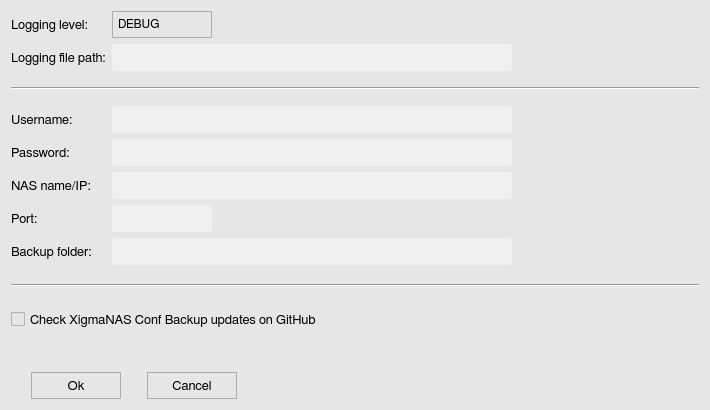
<?xml version="1.0" encoding="UTF-8"?>
<ui version="4.0">
 <class>optionWindow</class>
 <widget class="QWidget" name="optionWindow">
  <property name="geometry">
   <rect>
    <x>0</x>
    <y>0</y>
    <width>710</width>
    <height>410</height>
   </rect>
  </property>
  <property name="minimumSize">
   <size>
    <width>710</width>
    <height>400</height>
   </size>
  </property>
  <property name="maximumSize">
   <size>
    <width>710</width>
    <height>450</height>
   </size>
  </property>
  <property name="font">
   <font>
    <family>FreeSans</family>
    <pointsize>10</pointsize>
    <weight>50</weight>
    <bold>false</bold>
    <stylestrategy>PreferAntialias</stylestrategy>
    <kerning>true</kerning>
   </font>
  </property>
  <property name="windowTitle">
   <string>Options</string>
  </property>
  <property name="windowIcon">
   <iconset>
    <normaloff>icons/option_icon.svg</normaloff>icons/option_icon.svg</iconset>
  </property>
  <property name="styleSheet">
   <string notr="true">QWidget {
	background-color: rgb(230,230,230);
}</string>
  </property>
  <layout class="QGridLayout" name="gridLayout_2">
   <item row="0" column="0">
    <layout class="QVBoxLayout" name="verticalLayout_2">
     <item>
      <layout class="QGridLayout" name="gridLayout">
       <item row="6" column="0">
        <widget class="QLabel" name="label_6">
         <property name="minimumSize">
          <size>
           <width>0</width>
           <height>27</height>
          </size>
         </property>
         <property name="maximumSize">
          <size>
           <width>16777215</width>
           <height>27</height>
          </size>
         </property>
         <property name="font">
          <font>
           <family>FreeSans</family>
           <pointsize>10</pointsize>
           <stylestrategy>PreferAntialias</stylestrategy>
           <kerning>true</kerning>
          </font>
         </property>
         <property name="text">
          <string>Port:</string>
         </property>
        </widget>
       </item>
       <item row="6" column="1">
        <layout class="QHBoxLayout" name="horizontalLayout_11">
         <item>
          <widget class="QLineEdit" name="line_6">
           <property name="minimumSize">
            <size>
             <width>100</width>
             <height>27</height>
            </size>
           </property>
           <property name="maximumSize">
            <size>
             <width>100</width>
             <height>27</height>
            </size>
           </property>
           <property name="font">
            <font>
             <family>FreeSans</family>
             <pointsize>9</pointsize>
             <stylestrategy>PreferAntialias</stylestrategy>
             <kerning>true</kerning>
            </font>
           </property>
           <property name="styleSheet">
            <string notr="true">QLineEdit {
	border-radius: 3px;
    padding: 1px 4px 1px 4px;
	background-color:  rgb(240, 240, 240);
}</string>
           </property>
          </widget>
         </item>
         <item>
          <spacer name="horizontalSpacer_23">
           <property name="orientation">
            <enum>Qt::Horizontal</enum>
           </property>
           <property name="sizeHint" stdset="0">
            <size>
             <width>13</width>
             <height>24</height>
            </size>
           </property>
          </spacer>
         </item>
        </layout>
       </item>
       <item row="4" column="0">
        <widget class="QLabel" name="label_4">
         <property name="minimumSize">
          <size>
           <width>0</width>
           <height>27</height>
          </size>
         </property>
         <property name="maximumSize">
          <size>
           <width>16777215</width>
           <height>27</height>
          </size>
         </property>
         <property name="font">
          <font>
           <family>FreeSans</family>
           <pointsize>10</pointsize>
           <stylestrategy>PreferAntialias</stylestrategy>
           <kerning>true</kerning>
          </font>
         </property>
         <property name="text">
          <string>Password:</string>
         </property>
        </widget>
       </item>
       <item row="5" column="0">
        <widget class="QLabel" name="label_5">
         <property name="minimumSize">
          <size>
           <width>0</width>
           <height>27</height>
          </size>
         </property>
         <property name="maximumSize">
          <size>
           <width>16777215</width>
           <height>27</height>
          </size>
         </property>
         <property name="font">
          <font>
           <family>FreeSans</family>
           <pointsize>10</pointsize>
           <stylestrategy>PreferAntialias</stylestrategy>
           <kerning>true</kerning>
          </font>
         </property>
         <property name="text">
          <string>NAS name/IP:</string>
         </property>
        </widget>
       </item>
       <item row="3" column="1">
        <layout class="QHBoxLayout" name="horizontalLayout_4">
         <item>
          <widget class="QLineEdit" name="line_2">
           <property name="minimumSize">
            <size>
             <width>400</width>
             <height>27</height>
            </size>
           </property>
           <property name="maximumSize">
            <size>
             <width>400</width>
             <height>27</height>
            </size>
           </property>
           <property name="font">
            <font>
             <family>FreeSans</family>
             <pointsize>9</pointsize>
             <stylestrategy>PreferAntialias</stylestrategy>
             <kerning>true</kerning>
            </font>
           </property>
           <property name="styleSheet">
            <string notr="true">QLineEdit {
	border-radius: 3px;
    padding: 1px 4px 1px 4px;
	background-color:  rgb(240, 240, 240);
}</string>
           </property>
          </widget>
         </item>
         <item>
          <spacer name="horizontalSpacer_8">
           <property name="orientation">
            <enum>Qt::Horizontal</enum>
           </property>
           <property name="sizeHint" stdset="0">
            <size>
             <width>40</width>
             <height>20</height>
            </size>
           </property>
          </spacer>
         </item>
        </layout>
       </item>
       <item row="3" column="0">
        <widget class="QLabel" name="label_3">
         <property name="minimumSize">
          <size>
           <width>0</width>
           <height>27</height>
          </size>
         </property>
         <property name="maximumSize">
          <size>
           <width>16777215</width>
           <height>27</height>
          </size>
         </property>
         <property name="font">
          <font>
           <family>FreeSans</family>
           <pointsize>10</pointsize>
           <stylestrategy>PreferAntialias</stylestrategy>
           <kerning>true</kerning>
          </font>
         </property>
         <property name="text">
          <string>Username:</string>
         </property>
        </widget>
       </item>
       <item row="2" column="0" colspan="2">
        <layout class="QVBoxLayout" name="verticalLayout">
         <item>
          <spacer name="verticalSpacer_6">
           <property name="orientation">
            <enum>Qt::Vertical</enum>
           </property>
           <property name="sizeType">
            <enum>QSizePolicy::Fixed</enum>
           </property>
           <property name="sizeHint" stdset="0">
            <size>
             <width>14</width>
             <height>10</height>
            </size>
           </property>
          </spacer>
         </item>
         <item>
          <widget class="Line" name="line_3">
           <property name="orientation">
            <enum>Qt::Horizontal</enum>
           </property>
          </widget>
         </item>
         <item>
          <spacer name="verticalSpacer_7">
           <property name="orientation">
            <enum>Qt::Vertical</enum>
           </property>
           <property name="sizeType">
            <enum>QSizePolicy::Fixed</enum>
           </property>
           <property name="sizeHint" stdset="0">
            <size>
             <width>14</width>
             <height>10</height>
            </size>
           </property>
          </spacer>
         </item>
        </layout>
       </item>
       <item row="0" column="1">
        <layout class="QHBoxLayout" name="horizontalLayout_7">
         <item>
          <widget class="QComboBox" name="ow_comboBox_1">
           <property name="minimumSize">
            <size>
             <width>100</width>
             <height>27</height>
            </size>
           </property>
           <property name="maximumSize">
            <size>
             <width>100</width>
             <height>27</height>
            </size>
           </property>
           <property name="font">
            <font>
             <family>FreeSans</family>
             <pointsize>9</pointsize>
             <weight>50</weight>
             <bold>false</bold>
             <stylestrategy>PreferAntialias</stylestrategy>
             <kerning>true</kerning>
            </font>
           </property>
           <property name="styleSheet">
            <string notr="true">QComboBox {
	border: 1px solid #acacac;
    border-radius: 1px;
	padding-left: 5px;
    background-color: qlineargradient(x1: 0, y1: 0, x2: 0, y2: 1, 
								stop: 0 #f0f0f0, stop: 1 #e5e5e5);
}

QComboBox:disabled {
	background-color:  rgb(200,200,200);
}

QComboBox:hover {
	border: 1px solid #7eb4ea;
    border-radius: 1px;
	background-color: qlineargradient(x1: 0, y1: 0, x2: 0, y2: 1, 
								stop: 0 #ecf4fc, stop: 1 #dcecfc);
}

QComboBox::drop-down {
	subcontrol-origin: padding;
	subcontrol-position: top right;
	width: 27px;
	border-top-right-radius: 3px;
	border-bottom-right-radius: 3px;
}

QComboBox::drop-down:hover {
	subcontrol-origin: padding;
	subcontrol-position: top right;
	width: 27px;
	border-left-width: 1px;
	border-left-color: darkgray;
	border-left-style: solid;
	border-top-right-radius: 3px;
	border-bottom-right-radius: 3px;
}

QComboBox::down-arrow {
	image: url(icons/down_arrow_icon.svg); 
	width: 16px;
	height: 16px
}

QComboBox::down-arrow:on {
	top: 1px; 
	left: 1px;
}

QComboBox QAbstractItemView {
	selection-background-color: rgb(200,200,200);
	selection-color: black;
	background: #f0f0f0;
	border: 0px solid #f0f0f0;
}

QComboBox QAbstractItemView::item {
	margin: 5px 5px 5px 5px;
}</string>
           </property>
           <item>
            <property name="text">
             <string>DEBUG</string>
            </property>
           </item>
           <item>
            <property name="text">
             <string>INFO</string>
            </property>
           </item>
           <item>
            <property name="text">
             <string>WARNING</string>
            </property>
           </item>
           <item>
            <property name="text">
             <string>CRITICAL</string>
            </property>
           </item>
           <item>
            <property name="text">
             <string>ERROR</string>
            </property>
           </item>
          </widget>
         </item>
         <item>
          <spacer name="horizontalSpacer_14">
           <property name="orientation">
            <enum>Qt::Horizontal</enum>
           </property>
           <property name="sizeHint" stdset="0">
            <size>
             <width>40</width>
             <height>20</height>
            </size>
           </property>
          </spacer>
         </item>
        </layout>
       </item>
       <item row="1" column="1">
        <layout class="QHBoxLayout" name="horizontalLayout">
         <item>
          <widget class="QLineEdit" name="line_1">
           <property name="minimumSize">
            <size>
             <width>400</width>
             <height>27</height>
            </size>
           </property>
           <property name="maximumSize">
            <size>
             <width>400</width>
             <height>27</height>
            </size>
           </property>
           <property name="font">
            <font>
             <family>FreeSans</family>
             <pointsize>9</pointsize>
             <stylestrategy>PreferAntialias</stylestrategy>
             <kerning>true</kerning>
            </font>
           </property>
           <property name="styleSheet">
            <string notr="true">QLineEdit {
	border-radius: 3px;
    padding: 1px 4px 1px 4px;
	background-color:  rgb(240, 240, 240);
}</string>
           </property>
          </widget>
         </item>
         <item>
          <widget class="QToolButton" name="open_button_1">
           <property name="maximumSize">
            <size>
             <width>27</width>
             <height>27</height>
            </size>
           </property>
           <property name="styleSheet">
            <string notr="true">QToolButton {
	border: 1px solid transparent;
	background-color: transparent;
	width: 27px;
	height: 27px;
}

QToolButton:flat {
	border: none;
}</string>
           </property>
           <property name="text">
            <string/>
           </property>
           <property name="icon">
            <iconset>
             <normaloff>icons/open_popup_icon.svg</normaloff>icons/open_popup_icon.svg</iconset>
           </property>
           <property name="iconSize">
            <size>
             <width>23</width>
             <height>23</height>
            </size>
           </property>
           <property name="autoRaise">
            <bool>false</bool>
           </property>
          </widget>
         </item>
         <item>
          <spacer name="horizontalSpacer_2">
           <property name="orientation">
            <enum>Qt::Horizontal</enum>
           </property>
           <property name="sizeHint" stdset="0">
            <size>
             <width>13</width>
             <height>24</height>
            </size>
           </property>
          </spacer>
         </item>
        </layout>
       </item>
       <item row="5" column="1">
        <layout class="QHBoxLayout" name="horizontalLayout_9">
         <item>
          <widget class="QLineEdit" name="line_5">
           <property name="minimumSize">
            <size>
             <width>400</width>
             <height>27</height>
            </size>
           </property>
           <property name="maximumSize">
            <size>
             <width>400</width>
             <height>27</height>
            </size>
           </property>
           <property name="font">
            <font>
             <family>FreeSans</family>
             <pointsize>9</pointsize>
             <stylestrategy>PreferAntialias</stylestrategy>
             <kerning>true</kerning>
            </font>
           </property>
           <property name="styleSheet">
            <string notr="true">QLineEdit {
	border-radius: 3px;
    padding: 1px 4px 1px 4px;
	background-color:  rgb(240, 240, 240);
}</string>
           </property>
          </widget>
         </item>
         <item>
          <spacer name="horizontalSpacer_19">
           <property name="orientation">
            <enum>Qt::Horizontal</enum>
           </property>
           <property name="sizeHint" stdset="0">
            <size>
             <width>13</width>
             <height>24</height>
            </size>
           </property>
          </spacer>
         </item>
        </layout>
       </item>
       <item row="4" column="1">
        <layout class="QHBoxLayout" name="horizontalLayout_5">
         <item>
          <widget class="QLineEdit" name="line_4">
           <property name="minimumSize">
            <size>
             <width>400</width>
             <height>27</height>
            </size>
           </property>
           <property name="maximumSize">
            <size>
             <width>400</width>
             <height>27</height>
            </size>
           </property>
           <property name="font">
            <font>
             <family>FreeSans</family>
             <pointsize>9</pointsize>
             <stylestrategy>PreferAntialias</stylestrategy>
             <kerning>true</kerning>
            </font>
           </property>
           <property name="styleSheet">
            <string notr="true">QLineEdit {
	border-radius: 3px;
    padding: 1px 4px 1px 4px;
	background-color:  rgb(240, 240, 240);
}</string>
           </property>
          </widget>
         </item>
         <item>
          <spacer name="horizontalSpacer_17">
           <property name="orientation">
            <enum>Qt::Horizontal</enum>
           </property>
           <property name="sizeHint" stdset="0">
            <size>
             <width>40</width>
             <height>20</height>
            </size>
           </property>
          </spacer>
         </item>
        </layout>
       </item>
       <item row="1" column="0">
        <widget class="QLabel" name="label_2">
         <property name="minimumSize">
          <size>
           <width>0</width>
           <height>27</height>
          </size>
         </property>
         <property name="maximumSize">
          <size>
           <width>16777215</width>
           <height>27</height>
          </size>
         </property>
         <property name="font">
          <font>
           <family>FreeSans</family>
           <pointsize>10</pointsize>
           <stylestrategy>PreferAntialias</stylestrategy>
           <kerning>true</kerning>
          </font>
         </property>
         <property name="text">
          <string>Logging file path:</string>
         </property>
        </widget>
       </item>
       <item row="0" column="0">
        <widget class="QLabel" name="label_1">
         <property name="minimumSize">
          <size>
           <width>0</width>
           <height>27</height>
          </size>
         </property>
         <property name="maximumSize">
          <size>
           <width>16777215</width>
           <height>27</height>
          </size>
         </property>
         <property name="font">
          <font>
           <family>FreeSans</family>
           <pointsize>10</pointsize>
           <stylestrategy>PreferAntialias</stylestrategy>
           <kerning>true</kerning>
          </font>
         </property>
         <property name="text">
          <string>Logging level:</string>
         </property>
        </widget>
       </item>
       <item row="7" column="0">
        <widget class="QLabel" name="label_7">
         <property name="minimumSize">
          <size>
           <width>0</width>
           <height>27</height>
          </size>
         </property>
         <property name="maximumSize">
          <size>
           <width>16777215</width>
           <height>27</height>
          </size>
         </property>
         <property name="font">
          <font>
           <family>FreeSans</family>
           <pointsize>10</pointsize>
           <stylestrategy>PreferAntialias</stylestrategy>
           <kerning>true</kerning>
          </font>
         </property>
         <property name="text">
          <string>Backup folder:</string>
         </property>
        </widget>
       </item>
       <item row="7" column="1">
        <layout class="QHBoxLayout" name="horizontalLayout_10">
         <item>
          <widget class="QLineEdit" name="line_7">
           <property name="minimumSize">
            <size>
             <width>400</width>
             <height>27</height>
            </size>
           </property>
           <property name="maximumSize">
            <size>
             <width>400</width>
             <height>27</height>
            </size>
           </property>
           <property name="font">
            <font>
             <family>FreeSans</family>
             <pointsize>9</pointsize>
             <stylestrategy>PreferAntialias</stylestrategy>
             <kerning>true</kerning>
            </font>
           </property>
           <property name="styleSheet">
            <string notr="true">QLineEdit {
	border-radius: 3px;
    padding: 1px 4px 1px 4px;
	background-color:  rgb(240, 240, 240);
}</string>
           </property>
          </widget>
         </item>
         <item>
          <widget class="QToolButton" name="open_button_2">
           <property name="maximumSize">
            <size>
             <width>27</width>
             <height>27</height>
            </size>
           </property>
           <property name="styleSheet">
            <string notr="true">QToolButton {
	border: 1px solid transparent;
	background-color: transparent;
	width: 27px;
	height: 27px;
}

QToolButton:flat {
	border: none;
}</string>
           </property>
           <property name="text">
            <string/>
           </property>
           <property name="icon">
            <iconset>
             <normaloff>icons/open_popup_icon.svg</normaloff>icons/open_popup_icon.svg</iconset>
           </property>
           <property name="iconSize">
            <size>
             <width>23</width>
             <height>23</height>
            </size>
           </property>
           <property name="autoRaise">
            <bool>false</bool>
           </property>
          </widget>
         </item>
         <item>
          <spacer name="horizontalSpacer_21">
           <property name="orientation">
            <enum>Qt::Horizontal</enum>
           </property>
           <property name="sizeHint" stdset="0">
            <size>
             <width>13</width>
             <height>24</height>
            </size>
           </property>
          </spacer>
         </item>
        </layout>
       </item>
      </layout>
     </item>
     <item>
      <spacer name="verticalSpacer_2">
       <property name="orientation">
        <enum>Qt::Vertical</enum>
       </property>
       <property name="sizeType">
        <enum>QSizePolicy::Fixed</enum>
       </property>
       <property name="sizeHint" stdset="0">
        <size>
         <width>13</width>
         <height>13</height>
        </size>
       </property>
      </spacer>
     </item>
     <item>
      <widget class="Line" name="line">
       <property name="orientation">
        <enum>Qt::Horizontal</enum>
       </property>
      </widget>
     </item>
     <item>
      <spacer name="verticalSpacer">
       <property name="orientation">
        <enum>Qt::Vertical</enum>
       </property>
       <property name="sizeType">
        <enum>QSizePolicy::Fixed</enum>
       </property>
       <property name="sizeHint" stdset="0">
        <size>
         <width>14</width>
         <height>13</height>
        </size>
       </property>
      </spacer>
     </item>
     <item>
      <layout class="QHBoxLayout" name="horizontalLayout_6">
       <item>
        <widget class="QCheckBox" name="checkbox">
         <property name="minimumSize">
          <size>
           <width>0</width>
           <height>27</height>
          </size>
         </property>
         <property name="maximumSize">
          <size>
           <width>16777215</width>
           <height>27</height>
          </size>
         </property>
         <property name="font">
          <font>
           <family>FreeSans</family>
           <pointsize>10</pointsize>
           <stylestrategy>PreferAntialias</stylestrategy>
           <kerning>true</kerning>
          </font>
         </property>
         <property name="text">
          <string>Check XigmaNAS Conf Backup updates on GitHub</string>
         </property>
        </widget>
       </item>
       <item>
        <spacer name="horizontalSpacer_6">
         <property name="orientation">
          <enum>Qt::Horizontal</enum>
         </property>
         <property name="sizeHint" stdset="0">
          <size>
           <width>40</width>
           <height>20</height>
          </size>
         </property>
        </spacer>
       </item>
      </layout>
     </item>
     <item>
      <spacer name="verticalSpacer_4">
       <property name="orientation">
        <enum>Qt::Vertical</enum>
       </property>
       <property name="sizeType">
        <enum>QSizePolicy::Expanding</enum>
       </property>
       <property name="sizeHint" stdset="0">
        <size>
         <width>138</width>
         <height>13</height>
        </size>
       </property>
      </spacer>
     </item>
     <item>
      <layout class="QHBoxLayout" name="horizontalLayout_2">
       <item>
        <spacer name="horizontalSpacer_3">
         <property name="orientation">
          <enum>Qt::Horizontal</enum>
         </property>
         <property name="sizeType">
          <enum>QSizePolicy::Fixed</enum>
         </property>
         <property name="sizeHint" stdset="0">
          <size>
           <width>20</width>
           <height>20</height>
          </size>
         </property>
        </spacer>
       </item>
       <item>
        <widget class="QToolButton" name="ok_button">
         <property name="minimumSize">
          <size>
           <width>90</width>
           <height>27</height>
          </size>
         </property>
         <property name="maximumSize">
          <size>
           <width>90</width>
           <height>27</height>
          </size>
         </property>
         <property name="font">
          <font>
           <family>FreeSans</family>
           <pointsize>10</pointsize>
           <weight>50</weight>
           <bold>false</bold>
           <stylestrategy>PreferDefault</stylestrategy>
           <kerning>true</kerning>
          </font>
         </property>
         <property name="styleSheet">
          <string notr="true">QToolButton {
	border: 1px solid #acacac;
	border-radius: 1px;
	background-color: qlineargradient(x1:0, y1:0, x2:0, y2:1,
									stop:0 #f0f0f0, stop:1 #e5e5e5);
}

QToolButton:hover {
	border: 1px solid #7eb4ea;
	border-radius: 1px;
	background-color: qlineargradient(x1:0, y1:0, x2:0, y2:1,
									stop:0 #ecf4fc, stop:1 #dcecfc);
}

QToolButton:pressed {
	border: 1px solid #579de5;
	border-radius: 1px;
	background-color: qlineargradient(x1:0, y1:0, x2:0, y2:1,
									stop:0 #daecfc, stop:1 #c4e0fc);
}</string>
         </property>
         <property name="text">
          <string>Ok</string>
         </property>
        </widget>
       </item>
       <item>
        <spacer name="horizontalSpacer_5">
         <property name="orientation">
          <enum>Qt::Horizontal</enum>
         </property>
         <property name="sizeType">
          <enum>QSizePolicy::Fixed</enum>
         </property>
         <property name="sizeHint" stdset="0">
          <size>
           <width>20</width>
           <height>20</height>
          </size>
         </property>
        </spacer>
       </item>
       <item>
        <widget class="QToolButton" name="cancel_button">
         <property name="minimumSize">
          <size>
           <width>90</width>
           <height>27</height>
          </size>
         </property>
         <property name="maximumSize">
          <size>
           <width>90</width>
           <height>27</height>
          </size>
         </property>
         <property name="font">
          <font>
           <family>FreeSans</family>
           <pointsize>10</pointsize>
           <weight>50</weight>
           <bold>false</bold>
           <stylestrategy>PreferDefault</stylestrategy>
           <kerning>true</kerning>
          </font>
         </property>
         <property name="styleSheet">
          <string notr="true">QToolButton {
	border: 1px solid #acacac;
	border-radius: 1px;
	background-color: qlineargradient(x1:0, y1:0, x2:0, y2:1,
									stop:0 #f0f0f0, stop:1 #e5e5e5);
}

QToolButton:hover {
	border: 1px solid #7eb4ea;
	border-radius: 1px;
	background-color: qlineargradient(x1:0, y1:0, x2:0, y2:1,
									stop:0 #ecf4fc, stop:1 #dcecfc);
}

QToolButton:pressed {
	border: 1px solid #579de5;
	border-radius: 1px;
	background-color: qlineargradient(x1:0, y1:0, x2:0, y2:1,
									stop:0 #daecfc, stop:1 #c4e0fc);
}</string>
         </property>
         <property name="text">
          <string>Cancel</string>
         </property>
        </widget>
       </item>
       <item>
        <spacer name="horizontalSpacer_4">
         <property name="orientation">
          <enum>Qt::Horizontal</enum>
         </property>
         <property name="sizeHint" stdset="0">
          <size>
           <width>40</width>
           <height>20</height>
          </size>
         </property>
        </spacer>
       </item>
      </layout>
     </item>
    </layout>
   </item>
  </layout>
 </widget>
 <resources/>
 <connections/>
</ui>
